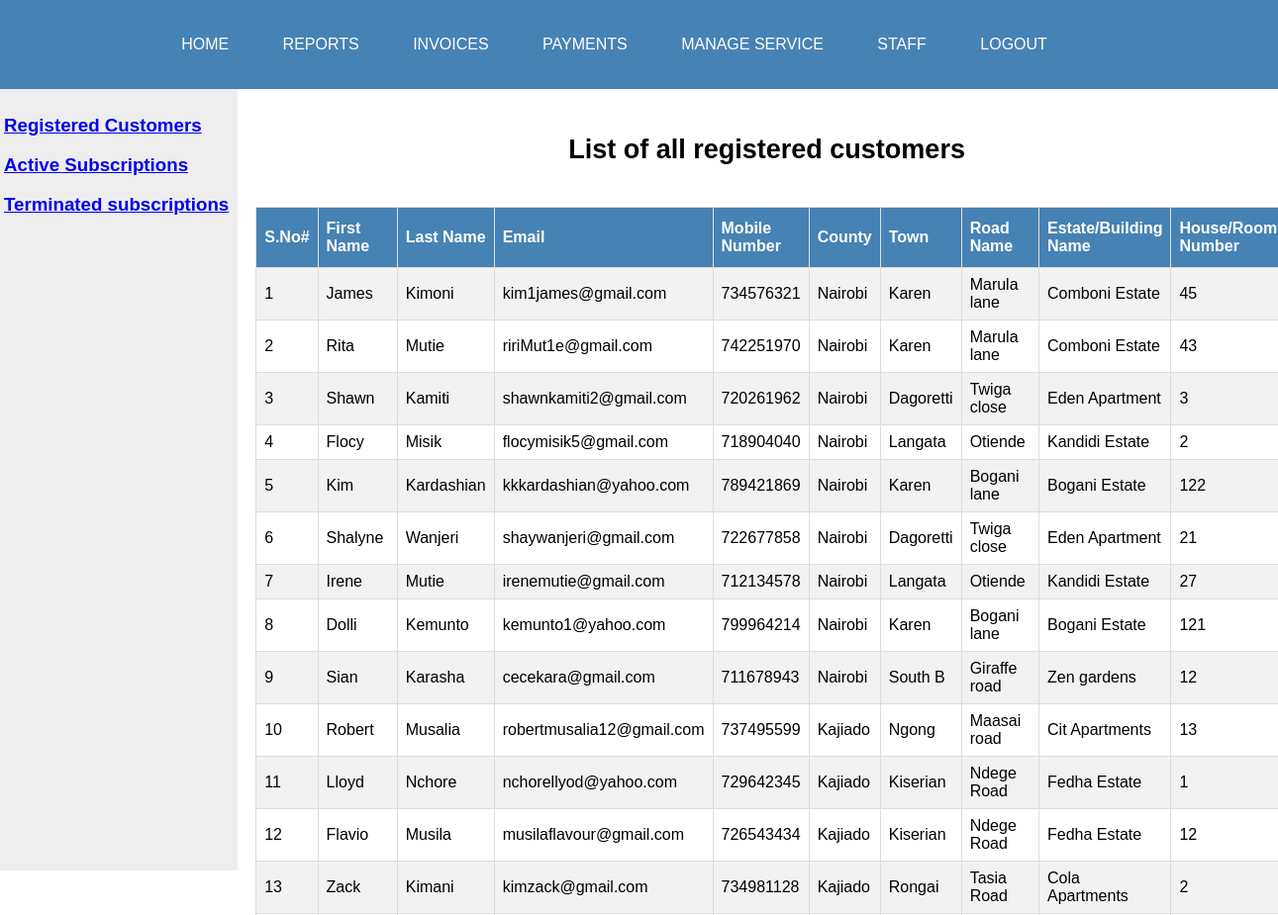
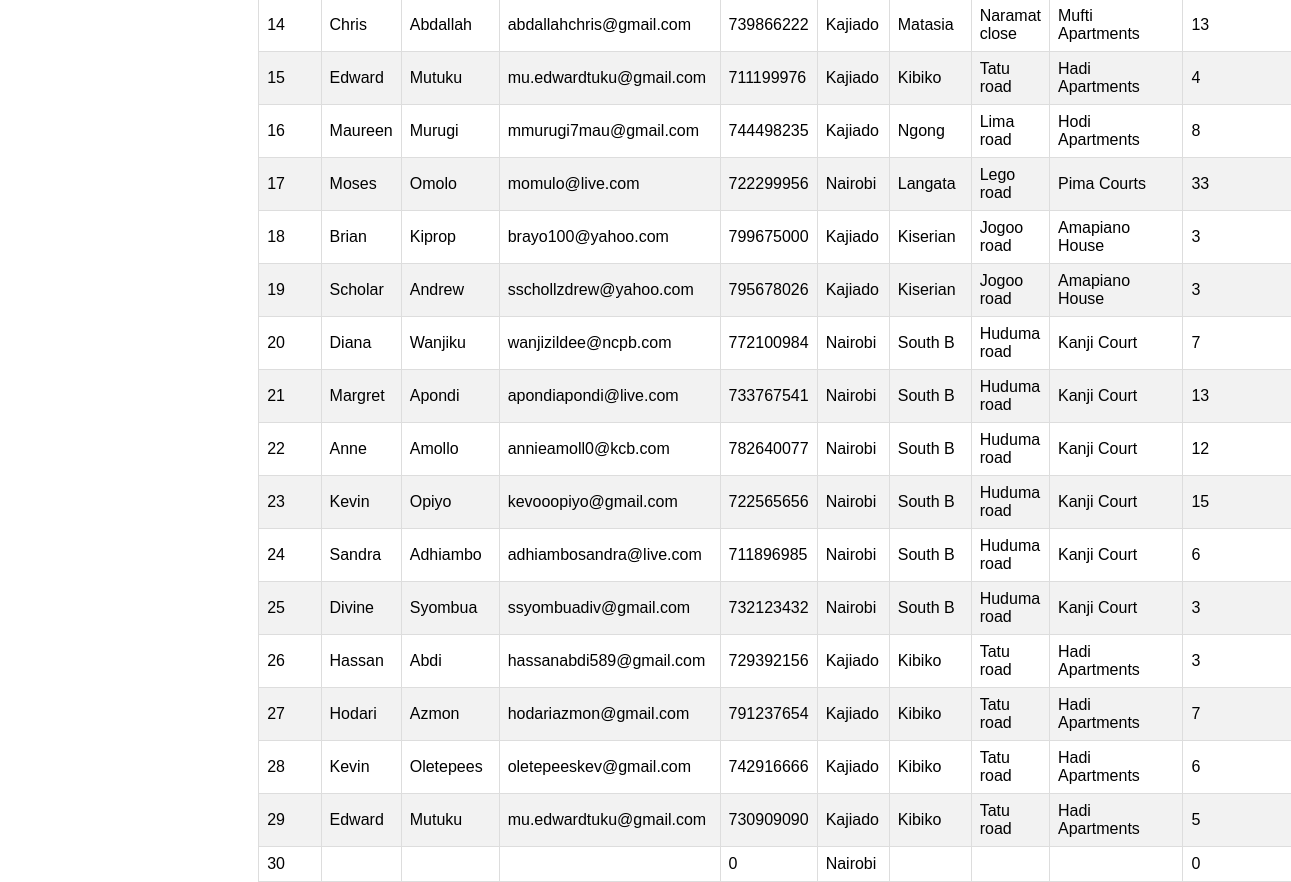
The page /reports/all.registered.customer.php (signed in) on the database its author committed (2 pictures, top to bottom).
### tables this page shows
CREATE TABLE `customerdetails` (
  `id` int(11) NOT NULL,
  `first_name` varchar(100) NOT NULL,
  `last_name` varchar(100) NOT NULL,
  `email` varchar(255) NOT NULL,
  `mobile_number` int(11) NOT NULL,
  `customerpassword` varchar(100) NOT NULL,
  `county` varchar(100) NOT NULL,
  `town` varchar(100) NOT NULL,
  `roadname` varchar(255) NOT NULL,
  `apartments` varchar(255) NOT NULL,
  `house_number` int(11) NOT NULL
);

### reports/all.registered.customer.php (the view, shortened to what this page needs)
<html>
<head>
    <link rel="stylesheet"  href="../admin/dashboard.admin.css">
</head>
<body>
	<?php include "menu.reports.php";?>
<div class="side_menu">
    <h3> <a href="../reports/all.registered.customer.php">Registered Customers</a></h3>  <br>
   <h3> <a href="../reports/customers.active.subscription.php">Active Subscriptions</a></h3>  <br>
   <h3> <a href="../reports/customers.terminated.subscription.php">Terminated subscriptions</a></h3>  <br>
</div>
<div class="main_dashboard">
    <div class="container">
	<h2>List of all registered customers</h2> <br>
                <br>
                <table  id="customers">
                        <tr>
                        <th>S.No#</th>
                        <th>First Name</th>
                        <th>Last Name</th>
                        <th>Email </th>
                        <th>Mobile Number </th>
                        <th>County </th>
                        <th>Town </th>
                        <th>Road Name </th>
                        <th>Estate/Building Name</th>
                        <th>House/Room Number </th>
                        </tr>
                       <?php include '../include/connection.inc.php';
                       $query = "SELECT * FROM customerdetails ";
                       $qry = mysqli_query($conn, $query) or die(mysqli_error($conn));
                       $i = 0;
                       while($row=mysqli_fetch_assoc($qry))
                       {
                       ?>
                        <tr>
                        <td><?php echo $i =$i+1;?></td>
                        <td><?php echo $row['first_name'];?></td>
                        <td><?php echo $row['last_name'];?></td>
                        <td><?php echo $row['email'];?> </td>
                        <td><?php echo $row['mobile_number'];?> </td>
                        <td><?php echo $row['county'];?></td>
                        <td><?php echo $row['town'];?></td>
                        <td><?php echo $row['roadname'];?></td>
                        <td><?php echo $row['apartments'];?></td>
                        <td><?php echo $row['house_number'];?></td>
                        </tr>
                        <?php
                       }
                        ?>
                </table>
            </div>
        </div>
</body>
</html>

### reports/menu.reports.php
<div class="navbar">
		<ul >
		<li><a href="../admin/dashboard.admin.php">  Home </a></li>
        <li><a href="dashboard.reports.php">Reports </a></li>
		<li><a href="../payments/admin.all.invoices.php">Invoices </a></li>
		<li><a href="../payments/admin.view.all.payments.php">Payments </a></li>
		<li><a href="../admin/admin.add.service.php">Manage Service </a></li>
		<li><a href="../admin/dashboard.admin.staff.php">Staff </a></li>
		<li><a href="../admin/admin.php">Logout </a></li>
		</ul>
	</div>

### admin/dashboard.admin.css (style rules this page uses)
* { margin: 0; padding: 0; font-family: sans-serif; }
.navbar { height: 50px; padding:20px ; display: flex; align-items: center; justify-content: space-evenly; background:#4682B4; }
.navbar ul li { list-style: none; display: inline-block; margin: 0 50px 0 0px; }
.navbar ul li a { text-decoration:none; color: #fff; text-transform: uppercase; }
#customers { font-family: Arial, Helvetica, sans-serif; border-collapse: collapse; width: 100%; }
#customers td, #customers th { border: 1px solid #ddd; padding: 8px; }
#customers tr:nth-child(even) { background-color: #f2f2f2; }
#customers th { padding-top: 12px; padding-bottom: 12px; text-align: left; background-color: #4682b4; color: white; }
.side_menu { float: left; width: 18%; background-color: #eee; min-height: 760px; max-height: 150vh; padding: 26px 4px 4px 4px; }
.main_dashboard { float:right; width:80%; padding: 26px 0px 0px 10px; }

### reports/all.registered.customer.php (style rules this page uses)
.container { margin-top: 20px; font-size:18px; text-align:center; ; }

### rows shown on the page
customerdetails: first_name "James", last_name "Kimoni", email "kim1james@gmail.com", mobile_number "734576321", county "Nairobi", town "Karen", roadname "Marula lane", apartments "Comboni Estate", house_number "45"
customerdetails: i "2", first_name "Rita", last_name "Mutie", email "ririMut1e@gmail.com", mobile_number "742251970", county "Nairobi", town "Karen", roadname "Marula lane", apartments "Comboni Estate", house_number "43"
customerdetails: i "3", first_name "Shawn", last_name "Kamiti", email "shawnkamiti2@gmail.com", mobile_number "720261962", county "Nairobi", town "Dagoretti", roadname "Twiga close", apartments "Eden Apartment", house_number "3"
customerdetails: i "4", first_name "Flocy", last_name "Misik", email "flocymisik5@gmail.com", mobile_number "718904040", county "Nairobi", town "Langata", roadname "Otiende", apartments "Kandidi Estate", house_number "2"
customerdetails: i "5", first_name "Kim", last_name "Kardashian", email "kkkardashian@yahoo.com", mobile_number "789421869", county "Nairobi", town "Karen", roadname "Bogani lane", apartments "Bogani Estate", house_number "122"
customerdetails: i "6", first_name "Shalyne", last_name "Wanjeri", email "shaywanjeri@gmail.com", mobile_number "722677858", county "Nairobi", town "Dagoretti", roadname "Twiga close", apartments "Eden Apartment", house_number "21"
customerdetails: i "7", first_name "Irene", last_name "Mutie", email "irenemutie@gmail.com", mobile_number "712134578", county "Nairobi", town "Langata", roadname "Otiende", apartments "Kandidi Estate", house_number "27"
customerdetails: i "8", first_name "Dolli", last_name "Kemunto", email "kemunto1@yahoo.com", mobile_number "799964214", county "Nairobi", town "Karen", roadname "Bogani lane", apartments "Bogani Estate", house_number "121"
customerdetails: i "9", first_name "Sian", last_name "Karasha", email "cecekara@gmail.com", mobile_number "711678943", county "Nairobi", town "South B", roadname "Giraffe road", apartments "Zen gardens", house_number "12"
customerdetails: i "10", first_name "Robert", last_name "Musalia", email "robertmusalia12@gmail.com", mobile_number "737495599", county "Kajiado", town "Ngong", roadname "Maasai road", apartments "Cit Apartments", house_number "13"
customerdetails: i "11", first_name "Lloyd", last_name "Nchore", email "nchorellyod@yahoo.com", mobile_number "729642345", county "Kajiado", town "Kiserian", roadname "Ndege Road", apartments "Fedha Estate", house_number "1"
customerdetails: i "12", first_name "Flavio", last_name "Musila", email "musilaflavour@gmail.com", mobile_number "726543434", county "Kajiado", town "Kiserian", roadname "Ndege Road", apartments "Fedha Estate", house_number "12"
customerdetails: i "13", first_name "Zack", last_name "Kimani", email "kimzack@gmail.com", mobile_number "734981128", county "Kajiado", town "Rongai", roadname "Tasia Road", apartments "Cola Apartments", house_number "2"
customerdetails: i "14", first_name "Chris", last_name "Abdallah", email "abdallahchris@gmail.com", mobile_number "739866222", county "Kajiado", town "Matasia", roadname "Naramat close", apartments "Mufti Apartments", house_number "13"
customerdetails: i "15", first_name "Edward", last_name "Mutuku", email "mu.edwardtuku@gmail.com", mobile_number "711199976", county "Kajiado", town "Kibiko", roadname "Tatu road", apartments "Hadi Apartments", house_number "4"
customerdetails: i "16", first_name "Maureen", last_name "Murugi", email "mmurugi7mau@gmail.com", mobile_number "744498235", county "Kajiado", town "Ngong", roadname "Lima road", apartments "Hodi Apartments", house_number "8"
customerdetails: i "17", first_name "Moses", last_name "Omolo", email "momulo@live.com", mobile_number "722299956", county "Nairobi", town "Langata", roadname "Lego road", apartments "Pima Courts", house_number "33"
customerdetails: i "18", first_name "Brian", last_name "Kiprop", email "brayo100@yahoo.com", mobile_number "799675000", county "Kajiado", town "Kiserian", roadname "Jogoo road", apartments "Amapiano House", house_number "3"
customerdetails: i "19", first_name "Scholar", last_name "Andrew", email "sschollzdrew@yahoo.com", mobile_number "795678026", county "Kajiado", town "Kiserian", roadname "Jogoo road", apartments "Amapiano House", house_number "3"
customerdetails: i "20", first_name "Diana", last_name "Wanjiku", email "wanjizildee@ncpb.com", mobile_number "772100984", county "Nairobi", town "South B", roadname "Huduma road", apartments "Kanji Court", house_number "7"
customerdetails: i "21", first_name "Margret", last_name "Apondi", email "apondiapondi@live.com", mobile_number "733767541", county "Nairobi", town "South B", roadname "Huduma road", apartments "Kanji Court", house_number "13"
customerdetails: i "22", first_name "Anne", last_name "Amollo", email "annieamoll0@kcb.com", mobile_number "782640077", county "Nairobi", town "South B", roadname "Huduma road", apartments "Kanji Court", house_number "12"
customerdetails: i "23", first_name "Kevin", last_name "Opiyo", email "kevooopiyo@gmail.com", mobile_number "722565656", county "Nairobi", town "South B", roadname "Huduma road", apartments "Kanji Court", house_number "15"
customerdetails: i "24", first_name "Sandra", last_name "Adhiambo", email "adhiambosandra@live.com", mobile_number "711896985", county "Nairobi", town "South B", roadname "Huduma road", apartments "Kanji Court", house_number "6"
customerdetails: i "25", first_name "Divine", last_name "Syombua", email "ssyombuadiv@gmail.com", mobile_number "732123432", county "Nairobi", town "South B", roadname "Huduma road", apartments "Kanji Court", house_number "3"
customerdetails: i "26", first_name "Hassan", last_name "Abdi", email "hassanabdi589@gmail.com", mobile_number "729392156", county "Kajiado", town "Kibiko", roadname "Tatu road", apartments "Hadi Apartments", house_number "3"
customerdetails: i "27", first_name "Hodari", last_name "Azmon", email "hodariazmon@gmail.com", mobile_number "791237654", county "Kajiado", town "Kibiko", roadname "Tatu road", apartments "Hadi Apartments", house_number "7"
customerdetails: i "28", first_name "Kevin", last_name "Oletepees", email "oletepeeskev@gmail.com", mobile_number "742916666", county "Kajiado", town "Kibiko", roadname "Tatu road", apartments "Hadi Apartments", house_number "6"
customerdetails: i "29", first_name "Edward", last_name "Mutuku", email "mu.edwardtuku@gmail.com", mobile_number "730909090", county "Kajiado", town "Kibiko", roadname "Tatu road", apartments "Hadi Apartments", house_number "5"
customerdetails: i "30", mobile_number "0", county "Nairobi", house_number "0"
